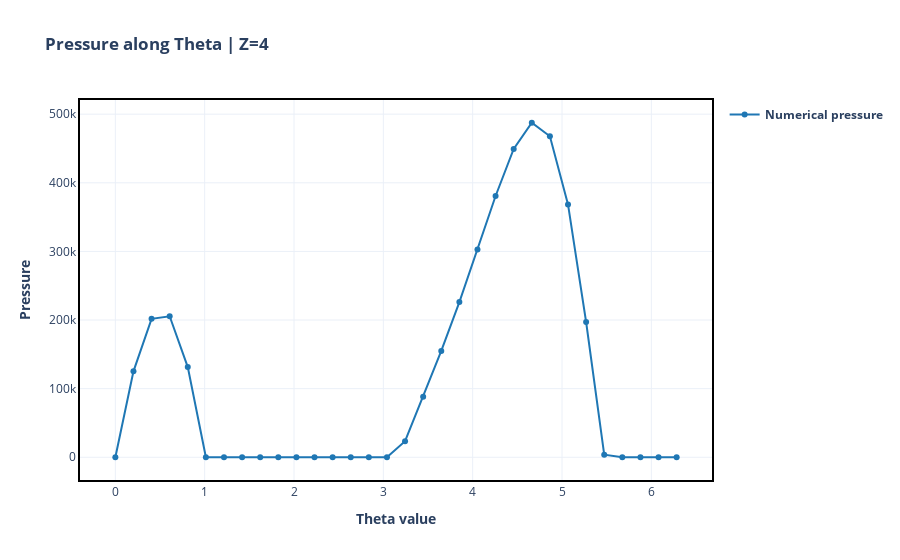
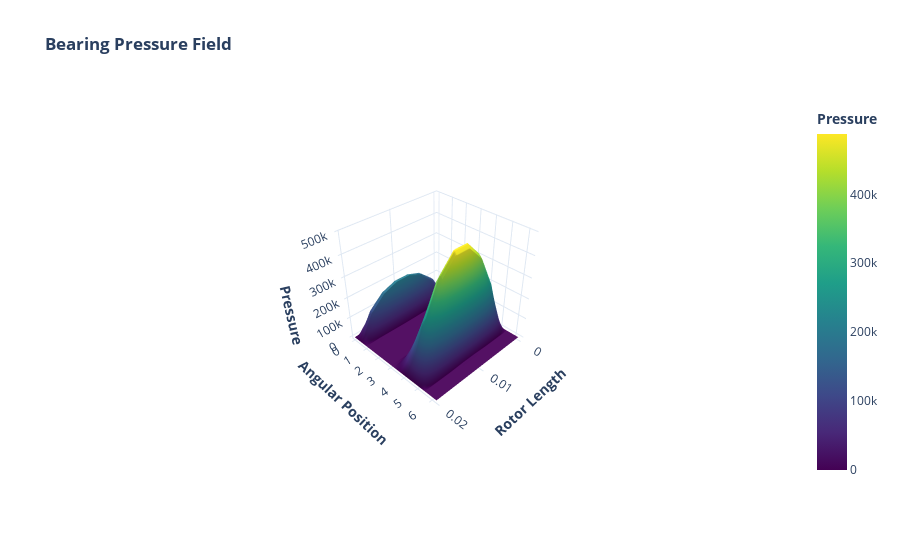

Notebook code cell kept with these figures, in order:
### Markdown cell above
Study below is based on {cite}`mota2020`, where is the complete theory used by *FluidFlow*:

The elliptical bearing or "lemon bearing", as it is also known, is a variation of the cylindrical bearing with axial groove and reduced clearance in one direction.

<img src="https://docs.google.com/uc?id=1EMhfdEnZkAHdd-yfL8VqrNTprkuxHRus" width="350"/>

For the inclusion of this new geometry, adaptations to the stator radius are necessary, as it will no longer be constant in $\theta$. As seen in the figure above, the new stator is composed of the arc $C_{1}$, with center in $O_{1}$, joined to the arc $C_{2}$, centered in $O_{2}$, both with radius $R_{o}$. In this new configuration, the centers are at a distance $\epsilon$ from the origin, called ellipticity.

It is necessary to describe the stator from the origin. This new distance will be called $R_{o}^{*} $ and it varies along the angular position:

$$R_o^* = \sqrt{R_o ^2 - \epsilon^2 \sin^2{\alpha}} + \epsilon \cos{\alpha}$$

where $\alpha =\begin{cases} 
\pi/2 + \theta \text{,} 
&\mbox{if} \quad \theta \in 1^{\circ} \text{quadrant} \\ 
3\pi/2 + \theta \text{,} 
&\mbox{if} \quad \theta \in 2^{\circ} \text{quadrant} \\
\theta - \pi/2 \text{,} 
&\mbox{if} \quad \theta \in 3^{\circ} \text{quadrant} \\
5\pi/2 -\theta \text{,} 
&\mbox{if} \quad \theta \in 4^{\circ} \text{quadrant}
\end{cases}$.

Another important parameter to be defined is the $ m $ preload which, in this text, will be established as:

$$m = \dfrac{\epsilon}{F}$$

where $\epsilon$ is the ellipticity and $F=R_{o}-R_{i}$ is the radial clearance.

For $m=0$, the bearing becomes cylindrical, while for $m \rightarrow 1$ the stator arcs tend to touch the axis.

### Code cell
import ross
from ross.fluid_flow.fluid_flow_graphics import (
    plot_pressure_theta,
    plot_pressure_surface,
)
from ross.fluid_flow.fluid_flow_coefficients import calculate_oil_film_force
from ross.fluid_flow.fluid_flow_coefficients import find_equilibrium_position
from ross.fluid_flow.fluid_flow_coefficients import (
    calculate_stiffness_and_damping_coefficients,
)

from ross.fluid_flow.fluid_flow import fluid_flow_example3

my_fluid_flow_eliptical = fluid_flow_example3()

fig1 = plot_pressure_theta(
    my_fluid_flow_eliptical, z=int(my_fluid_flow_eliptical.nz / 2)
)
fig1.show()
fig2 = plot_pressure_surface(my_fluid_flow_eliptical)
fig2.show()

radial_force, tangential_force, force_x, force_y = calculate_oil_film_force(
    my_fluid_flow_eliptical
)
print("N=", radial_force)
print("T=", tangential_force)
print("fx=", force_x)
print("fy=", force_y)

find_equilibrium_position(my_fluid_flow_eliptical)
print("(xi,yi)=", "(", my_fluid_flow_eliptical.xi, ",", my_fluid_flow_eliptical.yi, ")")
radial_force, tangential_force, force_x, force_y = calculate_oil_film_force(
    my_fluid_flow_eliptical
)
print("fx, fy=", force_x, ",", force_y)

K, C = calculate_stiffness_and_damping_coefficients(my_fluid_flow_eliptical)
kxx, kxy, kyx, kyy = K[0], K[1], K[2], K[3]
cxx, cxy, cyx, cyy = C[0], C[1], C[2], C[3]
print("Stiffness coefficients:")
print("kxx, kxy, kyx, kyy = ", kxx, kxy, kyx, kyy)
print("Damping coefficients:")
print("cxx, cxy, cyx, cyy", cxx, cxy, cyx, cyy)

### Figure 1 — Plotly figure (JSON) as saved in the notebook; plotly's stock layout.template omitted (floating-point values rounded to 4 significant figures)
{"data": [{"hovertemplate": "<b>Theta: %{x:.2f}</b><br><b>Numerical pressure: %{y:.2f}</b>", "line": {"color": "#1f77b4"}, "mode": "markers+lines", "name": "<b>Numerical pressure</b>", "showlegend": true, "type": "scatter", "x": [0.0, 0.2027, 0.4054, 0.6081, 0.8107, 1.013, 1.216, 1.419, 1.621, 1.824, 2.027, 2.23, 2.432, 2.635, 2.838, 3.04, 3.243, 3.446, 3.648, 3.851, 4.054, 4.256, 4.459, 4.662, 4.864, 5.067, 5.27, 5.472, 5.675, 5.878, 6.081, 6.283], "y": [0.0, 125200.0, 201700.0, 205500.0, 131400.0, 0.0, 0.0, 0.0, 0.0, 0.0, 0.0, 0.0, 0.0, 0.0, 0.0, 0.0, 23460.0, 88320.0, 154900.0, 226200.0, 302700.0, 380800.0, 449300.0, 487500.0, 467800.0, 368400.0, 197100.0, 3685.0, 0.0, 0.0, 0.0, 0.0]}], "layout": {"title": {"text": "<b>Pressure along Theta | Z=4<b>"}, "xaxis": {"title": {"text": "<b>Theta value</b>"}}, "yaxis": {"title": {"text": "<b>Pressure</b>"}}}}

### Figure 2 — Plotly figure (JSON) as saved in the notebook; plotly's stock layout.template omitted (floating-point values rounded to 4 significant figures; data arrays with more than 128 entries replaced by an {"elided": "..."} marker saying what was removed)
{"data": [{"cmax": 487500.0, "cmin": 0.0, "colorbar": {"title": {"side": "top", "text": "<b>Pressure</b>"}}, "colorscale": [[0.0, "#440154"], [0.1111, "#482878"], [0.2222, "#3e4989"], [0.3333, "#31688e"], [0.4444, "#26828e"], [0.5556, "#1f9e89"], [0.6667, "#35b779"], [0.7778, "#6ece58"], [0.8889, "#b5de2b"], [1.0, "#fde725"]], "hovertemplate": "<b>Length: %{x:.2e}</b><br><b>Angular Position: %{y:.2f}</b><br><b>Pressure: %{z:.2f}</b>", "name": "Pressure", "showlegend": false, "type": "surface", "x": {"elided": "32x8 float values"}, "y": {"elided": "32x8 float values"}, "z": {"elided": "32x8 float values"}}], "layout": {"scene": {"bgcolor": "white", "xaxis": {"title": {"text": "<b>Rotor Length</b>"}}, "yaxis": {"title": {"text": "<b>Angular Position</b>"}}, "zaxis": {"title": {"text": "<b>Pressure</b>"}}}, "title": {"text": "<b>Bearing Pressure Field</b>"}}}
